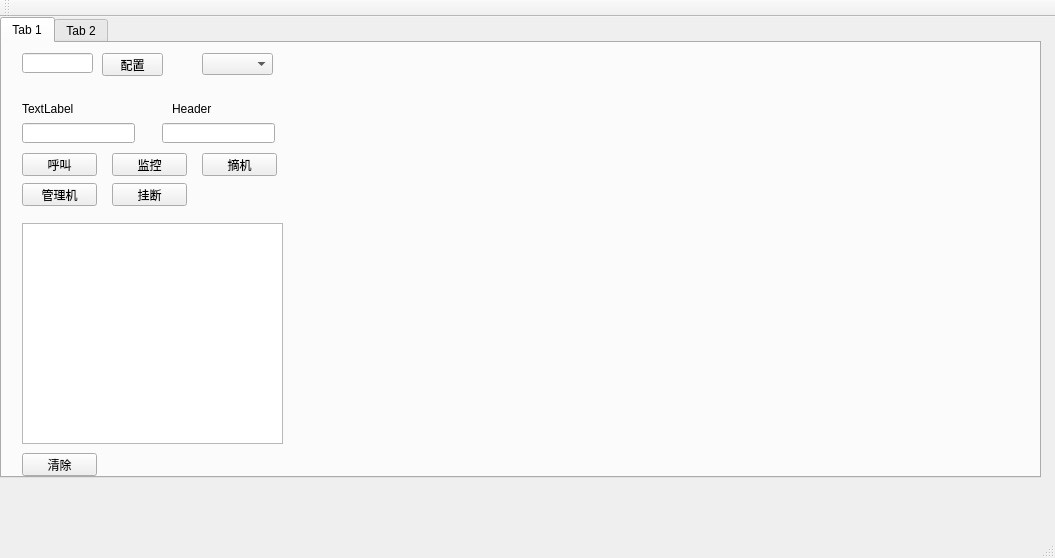
<?xml version="1.0" encoding="UTF-8"?>
<ui version="4.0">
 <class>MainWindow</class>
 <widget class="QMainWindow" name="MainWindow">
  <property name="geometry">
   <rect>
    <x>0</x>
    <y>0</y>
    <width>1055</width>
    <height>558</height>
   </rect>
  </property>
  <property name="windowTitle">
   <string>MainWindow</string>
  </property>
  <widget class="QWidget" name="centralWidget">
   <widget class="QTabWidget" name="tabWidget">
    <property name="geometry">
     <rect>
      <x>0</x>
      <y>0</y>
      <width>1041</width>
      <height>461</height>
     </rect>
    </property>
    <widget class="QWidget" name="tab">
     <attribute name="title">
      <string>Tab 1</string>
     </attribute>
     <widget class="QPushButton" name="pushButton">
      <property name="geometry">
       <rect>
        <x>20</x>
        <y>110</y>
        <width>75</width>
        <height>23</height>
       </rect>
      </property>
      <property name="text">
       <string>呼叫</string>
      </property>
     </widget>
     <widget class="QPushButton" name="pushButton_2">
      <property name="geometry">
       <rect>
        <x>110</x>
        <y>110</y>
        <width>75</width>
        <height>23</height>
       </rect>
      </property>
      <property name="text">
       <string>监控</string>
      </property>
     </widget>
     <widget class="QPushButton" name="pushButton_3">
      <property name="geometry">
       <rect>
        <x>200</x>
        <y>110</y>
        <width>75</width>
        <height>23</height>
       </rect>
      </property>
      <property name="text">
       <string>摘机</string>
      </property>
     </widget>
     <widget class="QPushButton" name="pushButton_4">
      <property name="geometry">
       <rect>
        <x>20</x>
        <y>140</y>
        <width>75</width>
        <height>23</height>
       </rect>
      </property>
      <property name="text">
       <string>管理机</string>
      </property>
     </widget>
     <widget class="QPushButton" name="pushButton_5">
      <property name="geometry">
       <rect>
        <x>110</x>
        <y>140</y>
        <width>75</width>
        <height>23</height>
       </rect>
      </property>
      <property name="text">
       <string>挂断</string>
      </property>
     </widget>
     <widget class="QLineEdit" name="lineEdit">
      <property name="geometry">
       <rect>
        <x>20</x>
        <y>10</y>
        <width>71</width>
        <height>20</height>
       </rect>
      </property>
     </widget>
     <widget class="QPushButton" name="pushButton_6">
      <property name="geometry">
       <rect>
        <x>100</x>
        <y>10</y>
        <width>61</width>
        <height>23</height>
       </rect>
      </property>
      <property name="text">
       <string>配置</string>
      </property>
     </widget>
     <widget class="QComboBox" name="comboBox">
      <property name="geometry">
       <rect>
        <x>200</x>
        <y>10</y>
        <width>71</width>
        <height>22</height>
       </rect>
      </property>
     </widget>
     <widget class="QLabel" name="label">
      <property name="geometry">
       <rect>
        <x>20</x>
        <y>60</y>
        <width>54</width>
        <height>12</height>
       </rect>
      </property>
      <property name="text">
       <string>TextLabel</string>
      </property>
     </widget>
     <widget class="QLabel" name="label_2">
      <property name="geometry">
       <rect>
        <x>170</x>
        <y>60</y>
        <width>54</width>
        <height>12</height>
       </rect>
      </property>
      <property name="text">
       <string>Header</string>
      </property>
     </widget>
     <widget class="QLineEdit" name="lineEdit_2">
      <property name="geometry">
       <rect>
        <x>20</x>
        <y>80</y>
        <width>113</width>
        <height>20</height>
       </rect>
      </property>
     </widget>
     <widget class="QLineEdit" name="lineEdit_3">
      <property name="geometry">
       <rect>
        <x>160</x>
        <y>80</y>
        <width>113</width>
        <height>20</height>
       </rect>
      </property>
     </widget>
     <widget class="QTextEdit" name="textEdit">
      <property name="geometry">
       <rect>
        <x>20</x>
        <y>180</y>
        <width>261</width>
        <height>221</height>
       </rect>
      </property>
     </widget>
     <widget class="QPushButton" name="pushButton_7">
      <property name="geometry">
       <rect>
        <x>20</x>
        <y>410</y>
        <width>75</width>
        <height>23</height>
       </rect>
      </property>
      <property name="text">
       <string>清除</string>
      </property>
     </widget>
    </widget>
    <widget class="QWidget" name="tab_2">
     <attribute name="title">
      <string>Tab 2</string>
     </attribute>
    </widget>
   </widget>
  </widget>
  <widget class="QMenuBar" name="menuBar">
   <property name="geometry">
    <rect>
     <x>0</x>
     <y>0</y>
     <width>1055</width>
     <height>23</height>
    </rect>
   </property>
  </widget>
  <widget class="QToolBar" name="mainToolBar">
   <attribute name="toolBarArea">
    <enum>TopToolBarArea</enum>
   </attribute>
   <attribute name="toolBarBreak">
    <bool>false</bool>
   </attribute>
  </widget>
  <widget class="QStatusBar" name="statusBar"/>
 </widget>
 <layoutdefault spacing="6" margin="11"/>
 <resources/>
 <connections/>
</ui>
